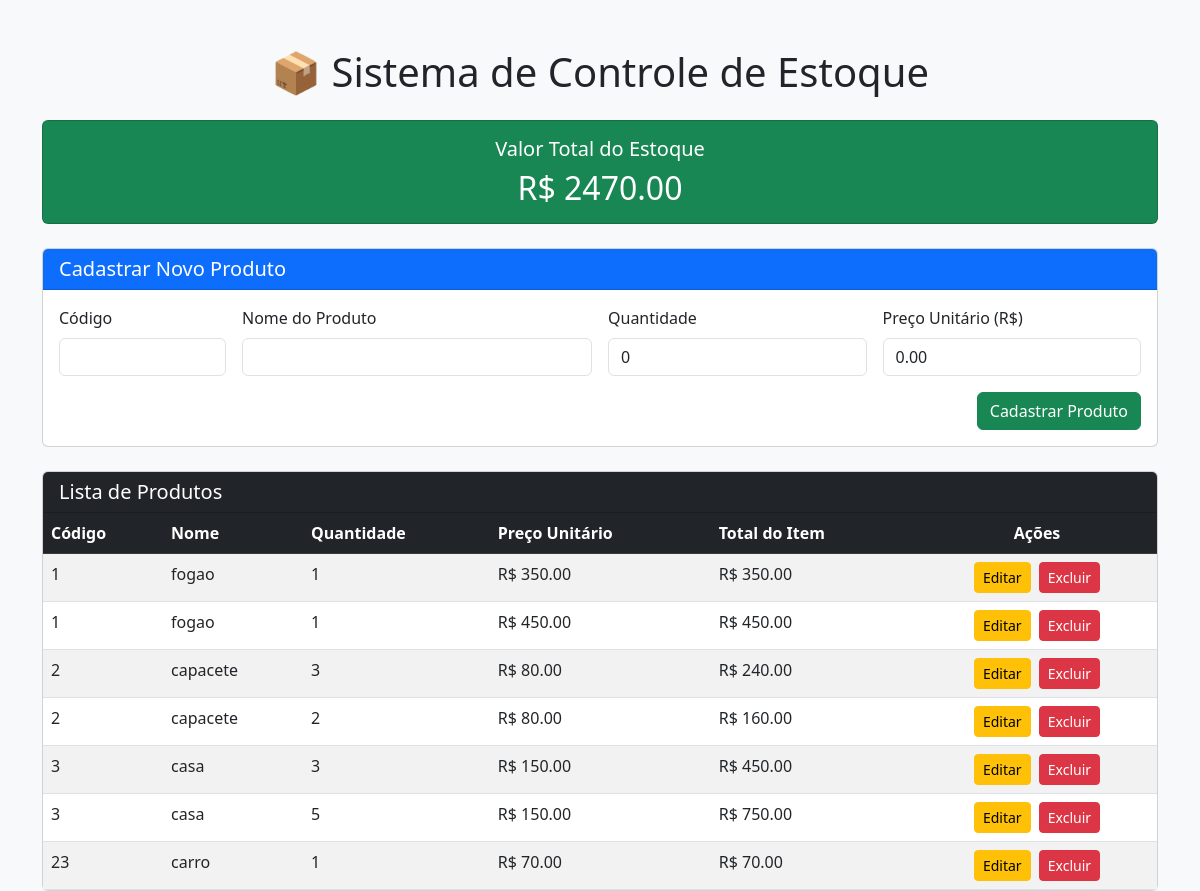
Before: / with the older database file.
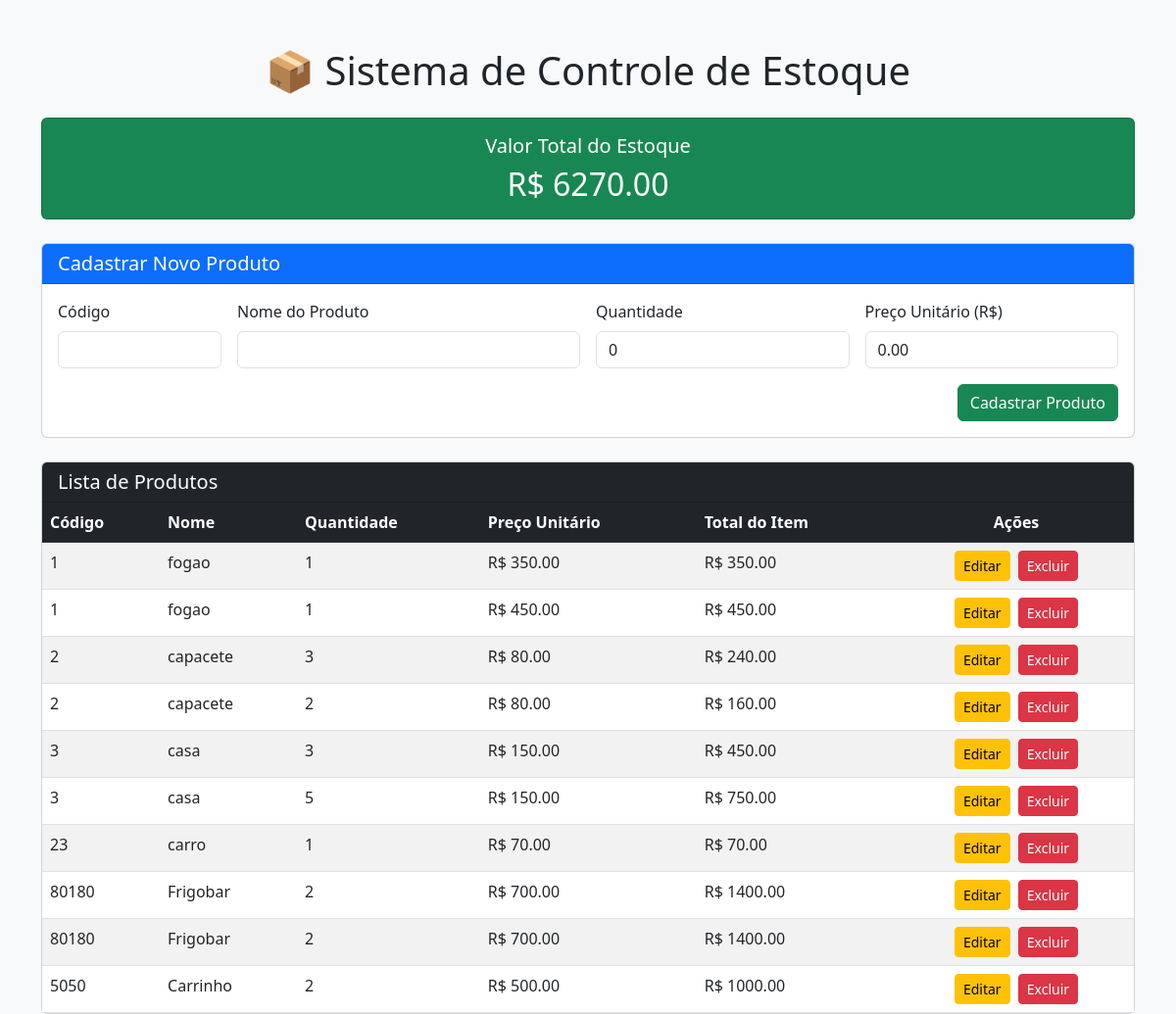
After: the same page with the newer database file.
### tables this page shows
CREATE TABLE produtos (
            id INTEGER PRIMARY KEY AUTOINCREMENT,
            codigo TEXT NOT NULL,
            nome TEXT NOT NULL,
            quantidade INTEGER DEFAULT 0,
            preco REAL DEFAULT 0.0
        );

### app.py (the view, shortened to what this page needs)
@app.route('/', methods=['GET', 'POST'])
def index():
    lista_produtos, valor_total_estoque = obter_dados_comuns()
    return render_template(
        'index.html',
        produtos=lista_produtos,
        valor_total_estoque=valor_total_estoque,
        produto_editar=None
    )

### app.py (called while the page is built)
def conectar_banco():
    return sqlite3.connect('estoque.db')

def obter_dados_comuns():
    conn = conectar_banco()
    cursor = conn.cursor()
    cursor.execute("SELECT * FROM produtos")
    lista_produtos = cursor.fetchall()
    cursor.execute("SELECT SUM(quantidade * preco) FROM produtos")
    resultado = cursor.fetchone()[0]
    valor_total_estoque = resultado if resultado is not None else 0.0
    conn.close()
    return lista_produtos, valor_total_estoque

### templates/index.html (shortened to what this page needs)
<!DOCTYPE html>
<html lang="pt-br">
<head>
    <link href="https://cdn.jsdelivr.net/npm/bootstrap@5.3.0/dist/css/bootstrap.min.css" rel="stylesheet">
</head>
<body class="bg-light">
    <div class="container mt-5">
        <h1 class="text-center mb-4">📦 Sistema de Controle de Estoque</h1>
        <div class="card text-white bg-success mb-4 text-center">
            <div class="card-body">
                <h5 class="card-title">Valor Total do Estoque</h5>
                <h2 class="card-text">R$ {{ "%.2f"|format(valor_total_estoque) }}</h2>
            </div>
        </div>
        <div class="card mb-4">
            <div class="card-header bg-primary text-white">
                <h5 class="mb-0">{{ 'Editar Produto' if produto_editar else 'Cadastrar Novo Produto' }}</h5>
            </div>
            <div class="card-body">
                <form method="POST" action="/">
                    <div class="row g-3">
                        <div class="col-md-2">
                            <label class="form-label">Código</label>
                            <input type="text" name="codigo" class="form-control" value="{{ produto_editar[1] if produto_editar else '' }}" required>
                        </div>
                        <div class="col-md-4">
                            <label class="form-label">Nome do Produto</label>
                            <input type="text" name="nome" class="form-control" value="{{ produto_editar[2] if produto_editar else '' }}" required>
                        </div>
                        <div class="col-md-3">
                            <label class="form-label">Quantidade</label>
                            <input type="number" name="quantidade" class="form-control" value="{{ produto_editar[3] if produto_editar else '0' }}" required>
                        </div>
                        <div class="col-md-3">
                            <label class="form-label">Preço Unitário (R$)</label>
                            <input type="number" step="0.01" name="preco" class="form-control" value="{{ produto_editar[4] if produto_editar else '0.00' }}" required>
                        </div>
                    </div>
                    <div class="mt-3 text-end">
                        <button type="submit" class="btn btn-success">
                            {{ 'Salvar Alterações' if produto_editar else 'Cadastrar Produto' }}
                        </button>
                    </div>
                </form>
            </div>
        </div>
        <div class="card">
            <div class="card-header bg-dark text-white">
                <h5 class="mb-0">Lista de Produtos</h5>
            </div>
            <div class="card-body p-0">
                <div class="table-responsive">
                    <table class="table table-striped table-hover mb-0">
                        <thead class="table-dark">
                            <tr>
                                <th>Código</th>
                                <th>Nome</th>
                                <th>Quantidade</th>
                                <th>Preço Unitário</th>
                                <th>Total do Item</th>
                                <th class="text-center">Ações</th>
                            </tr>
                        </thead>
                        <tbody>
                            {% for prod in produtos %}
                            <tr>
                                <td>{{ prod[1] }}</td>
                                <td>{{ prod[2] }}</td>
                                <td>{{ prod[3] }}</td>
                                <td>R$ {{ "%.2f"|format(prod[4]) }}</td>
                                <td>R$ {{ "%.2f"|format(prod[3] * prod[4]) }}</td>
                                <td class="text-center">
                                    <a href="/editar/{{ prod[0] }}" class="btn btn-warning btn-sm me-1">Editar</a>
                                    <a href="/excluir/{{ prod[0] }}" class="btn btn-danger btn-sm" onclick="return confirm('Deseja mesmo excluir este item?')">Excluir</a>
                                </td>
                            </tr>
                            {% else %}
                            <tr>
                                <td colspan="6" class="text-center text-muted py-3">Nenhum produto cadastrado ainda.</td>
                            </tr>
                            {% endfor %}
                        </tbody>
                    </table>
                </div>
            </div>
        </div>
    </div>
</body>
</html>

Changed rows visible on the page:
added produtos: codigo "80180", nome "Frigobar", quantidade "2", preco "700.00", prod[3]*prod[4] "1400.00"
added produtos: codigo "80180", nome "Frigobar", quantidade "2", preco "700.00", prod[3]*prod[4] "1400.00"
added produtos: codigo "5050", nome "Carrinho", quantidade "2", preco "500.00", prod[3]*prod[4] "1000.00"
Other visible differences:
{{ "%.2f"|format(valor_total_estoque) }}: "2470.00" → "6270.00"
